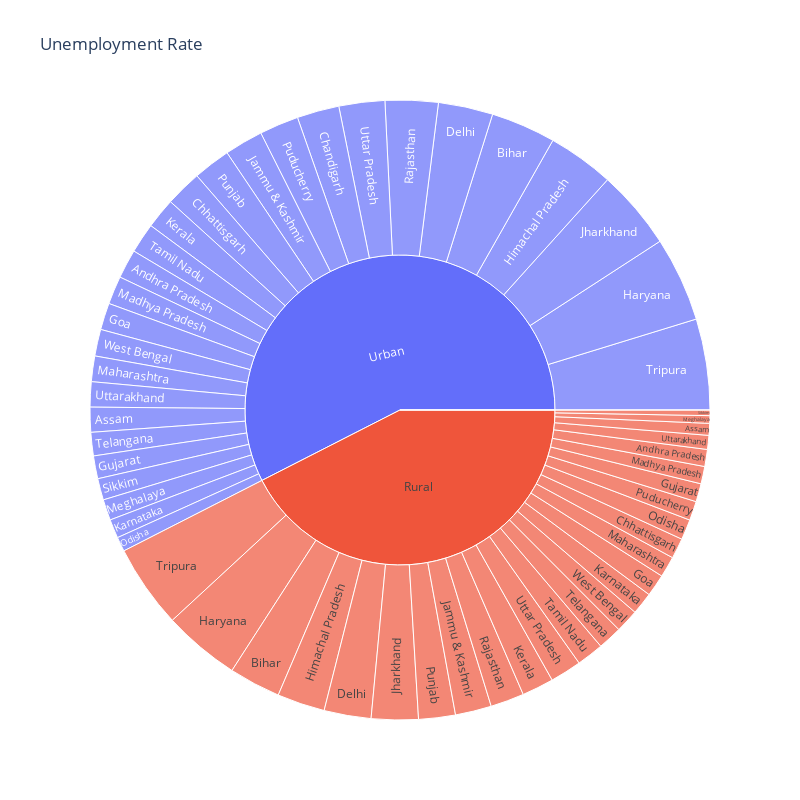

Here is the notebook cell this chart was saved with:
### Code cell
#dashboard for analysing unemployment rate
unemployment = data[["State","Area","Estimated Unemployment Rate (%)"]]
plt = px.sunburst(unemployment,path=["Area","State"],
                    values = "Estimated Unemployment Rate (%)",
                    width = 800,height = 800,color_continuous_scale="BdY1Rn",
                    title = "Unemployment Rate")
plt.show()

### Figure 1 — Plotly figure (JSON) as saved in the notebook; plotly's stock layout.template omitted (floating-point values rounded to 4 significant figures)
{"data": [{"branchvalues": "total", "domain": {"x": [0, 1], "y": [0, 1]}, "hovertemplate": "labels=%{label}<br>Estimated Unemployment Rate (%)=%{value}<br>parent=%{parent}<br>id=%{id}<extra></extra>", "ids": ["0/0", "Rural/Andhra Pradesh", "Urban/Andhra Pradesh", "Rural/Assam", "Urban/Assam", "Rural/Bihar", "Urban/Bihar", "Urban/Chandigarh", "Rural/Chhattisgarh", "Urban/Chhattisgarh", "Rural/Delhi", "Urban/Delhi", "Rural/Goa", "Urban/Goa", "Rural/Gujarat", "Urban/Gujarat", "Rural/Haryana", "Urban/Haryana", "Rural/Himachal Pradesh", "Urban/Himachal Pradesh", "Rural/Jammu & Kashmir", "Urban/Jammu & Kashmir", "Rural/Jharkhand", "Urban/Jharkhand", "Rural/Karnataka", "Urban/Karnataka", "Rural/Kerala", "Urban/Kerala", "Rural/Madhya Pradesh", "Urban/Madhya Pradesh", "Rural/Maharashtra", "Urban/Maharashtra", "Rural/Meghalaya", "Urban/Meghalaya", "Rural/Odisha", "Urban/Odisha", "Rural/Puducherry", "Urban/Puducherry", "Rural/Punjab", "Urban/Punjab", "Rural/Rajasthan", "Urban/Rajasthan", "Rural/Sikkim", "Urban/Sikkim", "Rural/Tamil Nadu", "Urban/Tamil Nadu", "Rural/Telangana", "Urban/Telangana", "Rural/Tripura", "Urban/Tripura", "Rural/Uttar Pradesh", "Urban/Uttar Pradesh", "Rural/Uttarakhand", "Urban/Uttarakhand", "Rural/West Bengal", "Urban/West Bengal", "0", "Rural", "Urban"], "labels": ["0", "Andhra Pradesh", "Andhra Pradesh", "Assam", "Assam", "Bihar", "Bihar", "Chandigarh", "Chhattisgarh", "Chhattisgarh", "Delhi", "Delhi", "Goa", "Goa", "Gujarat", "Gujarat", "Haryana", "Haryana", "Himachal Pradesh", "Himachal Pradesh", "Jammu & Kashmir", "Jammu & Kashmir", "Jharkhand", "Jharkhand", "Karnataka", "Karnataka", "Kerala", "Kerala", "Madhya Pradesh", "Madhya Pradesh", "Maharashtra", "Maharashtra", "Meghalaya", "Meghalaya", "Odisha", "Odisha", "Puducherry", "Puducherry", "Punjab", "Punjab", "Rajasthan", "Rajasthan", "Sikkim", "Sikkim", "Tamil Nadu", "Tamil Nadu", "Telangana", "Telangana", "Tripura", "Tripura", "Uttar Pradesh", "Uttar Pradesh", "Uttarakhand", "Uttarakhand", "West Bengal", "West Bengal", "0", "Rural", "Urban"], "name": "", "parents": ["0", "Rural", "Urban", "Rural", "Urban", "Rural", "Urban", "Urban", "Rural", "Urban", "Rural", "Urban", "Rural", "Urban", "Rural", "Urban", "Rural", "Urban", "Rural", "Urban", "Rural", "Urban", "Rural", "Urban", "Rural", "Urban", "Rural", "Urban", "Rural", "Urban", "Rural", "Urban", "Rural", "Urban", "Rural", "Urban", "Rural", "Urban", "Rural", "Urban", "Rural", "Urban", "Rural", "Urban", "Rural", "Urban", "Rural", "Urban", "Rural", "Urban", "Rural", "Urban", "Rural", "Urban", "Rural", "Urban", "", "", ""], "type": "sunburst", "values": [0, 77.37, 132.0, 53.89, 113.2, 234.8, 294.9, 191.9, 92.8, 165.9, 213.6, 248.2, 100.7, 121.9, 82.84, 103.8, 350.2, 385.8, 217.1, 302.1, 164.5, 175.5, 213.1, 363.3, 101.1, 85.79, 144.8, 138.7, 79.15, 128.2, 95.34, 116.3, 34.65, 94.92, 92.58, 65.84, 87.16, 178.4, 166.9, 169.9, 153.0, 240.7, 25.4, 97.84, 122.9, 137.1, 110.1, 106.6, 380.3, 413.5, 142.9, 208.5, 63.47, 114.3, 106.0, 121.5, 0, 3707.0, 5016.0]}], "layout": {"height": 800, "legend": {"tracegroupgap": 0}, "title": {"text": "Unemployment Rate"}, "width": 800}}
